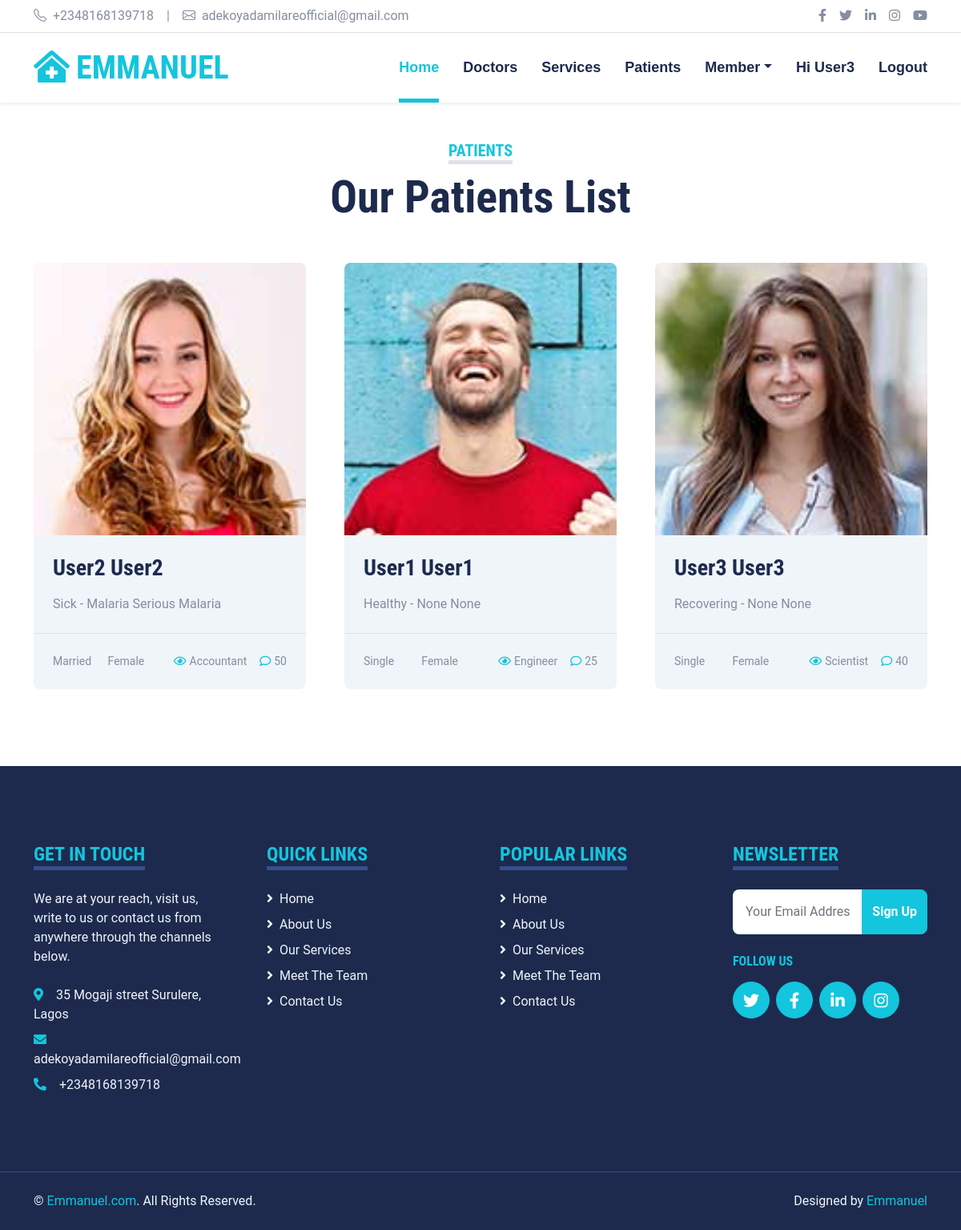
The page /hospital/patients (signed in) on the database its author committed.
### web/models.py (models this page shows, shortened)
class Patient(models.Model):
    user = models.OneToOneField(User, null=True, on_delete=models.CASCADE) # This line link registers a user
    job = models.CharField(max_length=20, blank=True)
    phone = models.BigIntegerField(null=True, blank=True)
    age = models.IntegerField(null=True, blank=True)
    gender = models.CharField(choices=GENDER_CHOICES, max_length=15, blank=True)
    status = models.CharField(choices=STATUS_CHOICES, max_length=15, blank=True)
    sickness_type = models.CharField(max_length=20, blank=True)
    sickness_description = models.TextField(blank=True)
    health_status = models.CharField(choices=HEALTH_CHOICES, max_length=15, blank=True)
    height = models.CharField(max_length=10, blank=True)
    image = models.ImageField(upload_to='patient_image', blank=True)
    testimonials = models.TextField(blank=True)
    address = models.CharField(max_length=100, blank=True)
    date_joined = models.DateTimeField(auto_now_add=True)
    date_updated = models.DateTimeField(auto_now=True)
    class Meta:
        ordering = ["-date_joined"]

### web/views.py (the view)
# urls.py: path('patients', PatientsPage, name='patients'),
def PatientsPage(request):
    patients = Patient.objects.all()# just to make the querry more effective.
    context = {
        'patients': patients
    }
    return render(request, "web/patients.html", context)

### web/templates/web/patients.html (shortened to what this page needs)
{% extends "web/index.html" %}
{% block content %}
<!DOCTYPE html>
<html lang="en">
<head>
</head>
<body>
        <div class="container-fluid py-5">
            <div class="container">
                <div class="text-center mx-auto mb-5" style="max-width: 500px;">
                    <h5 class="d-inline-block text-primary text-uppercase border-bottom border-5">Patients</h5>
                    <h1 class="display-4">Our Patients List</h1>
                </div>
                <div class="row g-5">
                    {% for i in patients %}
                    <div class="col-xl-4 col-lg-6">
                        <div class="bg-light rounded overflow-hidden">
                            <img class="img-fluid w-100" src="{{ i.image.url }}" alt="">
                            <div class="p-4">
                                <a class="h3 d-block mb-3" href="{% url 'detail' i.pk %}">{{ i.user.first_name }} {{ i.user.last_name }}</a>
                                <p class="m-0">{{ i.health_status }} - {{ i.sickness_type }}
                                    {{ i.sickness_description }}</p>
                            </div>
                            <div class="d-flex justify-content-between border-top p-4">
                                <div class="d-flex align-items-center">
                                    <small>{{ i.status }}</small>
                                </div>
                                <div class="d-flex align-items-center">
                                    <small>{{ i.gender }}</small>
                                </div>
                                <div class="d-flex align-items-center">
                                    <small class="ms-3"><i class="far fa-eye text-primary me-1"></i>{{ i.job }}</small>
                                    <small class="ms-3"><i class="far fa-comment text-primary me-1"></i>{{ i.age }}</small>
                                </div>
                            </div>
                        </div>
                    </div>
                    {% endfor %}
                </div>
            </div>
        </div>
</body>
</html>
{% endblock content %}

### web/templates/web/index.html (shortened to what this page needs)
{% load static %}
<!DOCTYPE html>
<html lang="en">
<head>
    <link href="https://cdnjs.cloudflare.com/ajax/libs/font-awesome/5.15.0/css/all.min.css" rel="stylesheet">
    <link href="https://cdn.jsdelivr.net/npm/bootstrap-icons@1.4.1/font/bootstrap-icons.css" rel="stylesheet">
    <link href="{% static 'web/lib/owlcarousel/assets/owl.carousel.min.css' %}" rel="stylesheet">
    <link href="{% static 'web/lib/tempusdominus/css/tempusdominus-bootstrap-4.min.css' %}" rel="stylesheet" />
    <link href="{% static 'web/css/bootstrap.min.css' %}" rel="stylesheet">
    <link href="{% static 'web/css/style.css' %}" rel="stylesheet">
</head>
<body>
    <div class="container-fluid py-2 border-bottom d-none d-lg-block">
        <div class="container">
            <div class="row">
                <div class="col-md-6 text-center text-lg-start mb-2 mb-lg-0">
                    <div class="d-inline-flex align-items-center">
                        <a class="text-decoration-none text-body pe-3" href=""><i class="bi bi-telephone me-2"></i>+2348168139718</a>
                        <span class="text-body">|</span>
                        <a class="text-decoration-none text-body px-3" href=""><i class="bi bi-envelope me-2"></i>adekoyadamilareofficial@gmail.com</a>
                    </div>
                </div>
                <div class="col-md-6 text-center text-lg-end">
                    <div class="d-inline-flex align-items-center">
                        <a class="text-body px-2" href="">
                            <i class="fab fa-facebook-f"></i>
                        </a>
                        <a class="text-body px-2" href="">
                            <i class="fab fa-twitter"></i>
                        </a>
                        <a class="text-body px-2" href="">
                            <i class="fab fa-linkedin-in"></i>
                        </a>
                        <a class="text-body px-2" href="">
                            <i class="fab fa-instagram"></i>
                        </a>
                        <a class="text-body ps-2" href="">
                            <i class="fab fa-youtube"></i>
                        </a>
                    </div>
                </div>
            </div>
        </div>
    </div>
    <div class="container-fluid sticky-top bg-white shadow-sm">
        <div class="container">
            <nav class="navbar navbar-expand-lg bg-white navbar-light py-3 py-lg-0">
                <a href="{% url 'home' %}" class="navbar-brand">
                    <h1 class="m-0 text-uppercase text-primary"><i class="fa fa-clinic-medical me-2"></i>Emmanuel</h1>
                </a>
                <div class="collapse navbar-collapse" id="navbarCollapse">
                    <div class="navbar-nav ms-auto py-0">
                        <a href="{% url 'home' %}" class="nav-item nav-link active">Home</a>
                        <a href="{% url 'doctors' %}" class="nav-item nav-link">Doctors</a>
                        <a href="{% url 'departments' %}" class="nav-item nav-link">Services</a>
                        <a href="{% url 'patients' %}" class="nav-item nav-link">Patients</a>
                        <div class="nav-item dropdown">
                            <a href="#" class="nav-link dropdown-toggle" data-bs-toggle="dropdown">Member</a>
                        </div>
                        {% if user.username %}
                        <a href="{% url 'detail' user.pk %}" class="nav-item nav-link">Hi {{ user.username }}</a>
                        <a href="{% url 'logout' %}" class="nav-item nav-link">Logout</a>
                        {% endif %}
                    </div>
                </div>
            </nav>
        </div>
    </div>
    {% block content %}{% endblock content %}
    <div class="container-fluid bg-dark text-light mt-5 py-5">
        <div class="container py-5">
            <div class="row g-5">
                <div class="col-lg-3 col-md-6">
                    <h4 class="d-inline-block text-primary text-uppercase border-bottom border-5 border-secondary mb-4">Get In Touch</h4>
                    <p class="mb-4">We are at your reach, visit us, write to us or contact us from anywhere through the channels below.</p>
                    <p class="mb-2"><i class="fa fa-map-marker-alt text-primary me-3"></i>35 Mogaji street Surulere, Lagos</p>
                    <p class="mb-2"><i class="fa fa-envelope text-primary me-3"></i>adekoyadamilareofficial@gmail.com</p>
                    <p class="mb-0"><i class="fa fa-phone-alt text-primary me-3"></i>+2348168139718</p>
                </div>
                <div class="col-lg-3 col-md-6">
                    <h4 class="d-inline-block text-primary text-uppercase border-bottom border-5 border-secondary mb-4">Quick Links</h4>
                    <div class="d-flex flex-column justify-content-start">
                        <a class="text-light mb-2" href="{% url 'home' %}"><i class="fa fa-angle-right me-2"></i>Home</a>
                        <a class="text-light mb-2" href="{% url 'home' %}"><i class="fa fa-angle-right me-2"></i>About Us</a>
                        <a class="text-light mb-2" href="{% url 'departments' %}"><i class="fa fa-angle-right me-2"></i>Our Services</a>
                        <a class="text-light mb-2" href="{% url 'doctors' %}"><i class="fa fa-angle-right me-2"></i>Meet The Team</a>
                        <a class="text-light" href="#"><i class="fa fa-angle-right me-2"></i>Contact Us</a>
                    </div>
                </div>
                <div class="col-lg-3 col-md-6">
                    <h4 class="d-inline-block text-primary text-uppercase border-bottom border-5 border-secondary mb-4">Popular Links</h4>
                    <div class="d-flex flex-column justify-content-start">
                        <a class="text-light mb-2" href="{% url 'home' %}"><i class="fa fa-angle-right me-2"></i>Home</a>
                        <a class="text-light mb-2" href="{% url 'home' %}"><i class="fa fa-angle-right me-2"></i>About Us</a>
                        <a class="text-light mb-2" href="{% url 'departments' %}"><i class="fa fa-angle-right me-2"></i>Our Services</a>
                        <a class="text-light mb-2" href="{% url 'doctors' %}"><i class="fa fa-angle-right me-2"></i>Meet The Team</a>
                        <a class="text-light" href="#"><i class="fa fa-angle-right me-2"></i>Contact Us</a>
                    </div>
                </div>
                <div class="col-lg-3 col-md-6">
                    <h4 class="d-inline-block text-primary text-uppercase border-bottom border-5 border-secondary mb-4">Newsletter</h4>
                    <form action="" method="post">
                        <div class="input-group">
                            <input type="text" class="form-control p-3 border-0" name="email" placeholder="Your Email Address">
                            <button type="submit" class="btn btn-primary">Sign Up</button>
                        </div>
                    </form>
                    <h6 class="text-primary text-uppercase mt-4 mb-3">Follow Us</h6>
                    <div class="d-flex">
                        <a class="btn btn-lg btn-primary btn-lg-square rounded-circle me-2" href="https://twitter.com/iamdamified"><i class="fab fa-twitter"></i></a>
                        <a class="btn btn-lg btn-primary btn-lg-square rounded-circle me-2" href="https://www.facebook.com/adekoyadray"><i class="fab fa-facebook-f"></i></a>
                        <a class="btn btn-lg btn-primary btn-lg-square rounded-circle me-2" href="https://www.linkedin.com/in/emmanuel-adekoya-pmp-740325244/"><i class="fab fa-linkedin-in"></i></a>
                        <a class="btn btn-lg btn-primary btn-lg-square rounded-circle" href="https://www.instagram.com/iamdamified/"><i class="fab fa-instagram"></i></a>
                    </div>
                </div>
            </div>
        </div>
    </div>
    <div class="container-fluid bg-dark text-light border-top border-secondary py-4">
        <div class="container">
            <div class="row g-5">
                <div class="col-md-6 text-center text-md-start">
                    <p class="mb-md-0">&copy; <a class="text-primary" href="#">Emmanuel.com</a>. All Rights Reserved.</p>
                </div>
                <div class="col-md-6 text-center text-md-end">
                    <p class="mb-0">Designed by <a class="text-primary" href="">Emmanuel</a></p>
                </div>
            </div>
        </div>
    </div>
</body>
</html>

### web/static/web/css/style.css (style rules this page uses)
:root { --primary: #13C5DD; --secondary: #354F8E; --light: #EFF5F9; --dark: #1D2A4D; }
.btn { font-weight: 700; transition: .5s; }
.btn-primary { color: #FFFFFF; }
.btn-lg-square { width: 46px; height: 46px; }
.btn-square, .btn-sm-square, .btn-lg-square { padding-left: 0; padding-right: 0; text-align: center; }
.navbar-light .navbar-nav .nav-link { font-family: 'Jost', sans-serif; position: relative; margin-left: 30px; padding: 30px 0; font-size: 18px; font-weight: 700; color: var(--dark); outline: none; transition: .5s; }
.navbar-light .navbar-nav .nav-link:hover, .navbar-light .navbar-nav .nav-link.active { color: var(--primary); }
@media (min-width: 992px) { .navbar-light .navbar-nav .nav-link::before { position: absolute; content: ""; width: 0; height: 5px; bottom: 0; left: 50%; background: var(--primary); transition: .5s; } }
@media (min-width: 992px) { .navbar-light .navbar-nav .nav-link:hover::before, .navbar-light .navbar-nav .nav-link.active::before { width: 100%; left: 0; } }

### rows shown on the page
Patient: image (picture), user.first_name "User2", user.last_name "User2", health_status "Sick", sickness_type "Malaria", sickness_description "Serious Malaria", status "Married", gender "Female", job "Accountant", age "50"
Patient: image (picture), user.first_name "User1", user.last_name "User1", health_status "Healthy", sickness_type "None", sickness_description "None", status "Single", gender "Female", job "Engineer", age "25"
Patient: image (picture), user.first_name "User3", user.last_name "User3", health_status "Recovering", sickness_type "None", sickness_description "None", status "Single", gender "Female", job "Scientist", age "40"

### other values the page prints
{{ user.username }} "User3"
